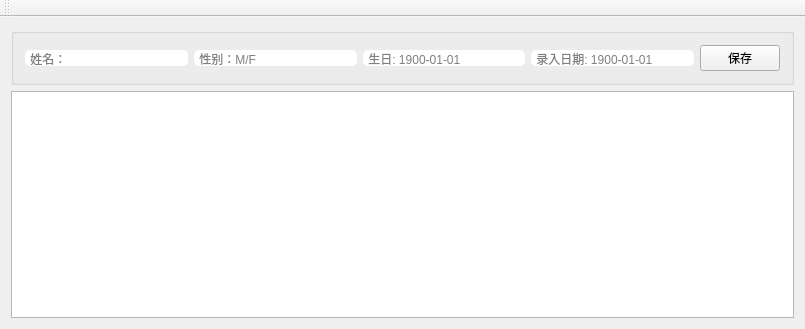
<?xml version="1.0" encoding="UTF-8"?>
<ui version="4.0">
 <class>MainWindow</class>
 <widget class="QMainWindow" name="MainWindow">
  <property name="geometry">
   <rect>
    <x>0</x>
    <y>0</y>
    <width>805</width>
    <height>329</height>
   </rect>
  </property>
  <property name="windowTitle">
   <string>HeartPlace</string>
  </property>
  <property name="unifiedTitleAndToolBarOnMac">
   <bool>true</bool>
  </property>
  <widget class="QWidget" name="centralWidget">
   <layout class="QVBoxLayout" name="verticalLayout">
    <item>
     <widget class="QGroupBox" name="groupBox">
      <property name="title">
       <string/>
      </property>
      <layout class="QHBoxLayout" name="horizontalLayout">
       <item>
        <widget class="QLineEdit" name="lineEditName">
         <property name="styleSheet">
          <string notr="true">border-radius: 5px;</string>
         </property>
         <property name="placeholderText">
          <string> 姓名：</string>
         </property>
        </widget>
       </item>
       <item>
        <widget class="QLineEdit" name="lineEditGender">
         <property name="styleSheet">
          <string notr="true">border-radius: 5px;</string>
         </property>
         <property name="placeholderText">
          <string> 性别：M/F</string>
         </property>
        </widget>
       </item>
       <item>
        <widget class="QLineEdit" name="lineEditBirth">
         <property name="styleSheet">
          <string notr="true">border-radius: 5px;</string>
         </property>
         <property name="placeholderText">
          <string> 生日: 1900-01-01</string>
         </property>
        </widget>
       </item>
       <item>
        <widget class="QLineEdit" name="lineEditLogDate">
         <property name="styleSheet">
          <string notr="true">border-radius: 5px;</string>
         </property>
         <property name="placeholderText">
          <string> 录入日期: 1900-01-01</string>
         </property>
        </widget>
       </item>
       <item>
        <widget class="QPushButton" name="pushButton">
         <property name="text">
          <string>保存</string>
         </property>
        </widget>
       </item>
      </layout>
     </widget>
    </item>
    <item>
     <widget class="QTableView" name="tableView"/>
    </item>
   </layout>
  </widget>
  <widget class="QToolBar" name="mainToolBar">
   <attribute name="toolBarArea">
    <enum>TopToolBarArea</enum>
   </attribute>
   <attribute name="toolBarBreak">
    <bool>false</bool>
   </attribute>
  </widget>
 </widget>
 <layoutdefault spacing="6" margin="11"/>
 <resources/>
 <connections/>
</ui>
